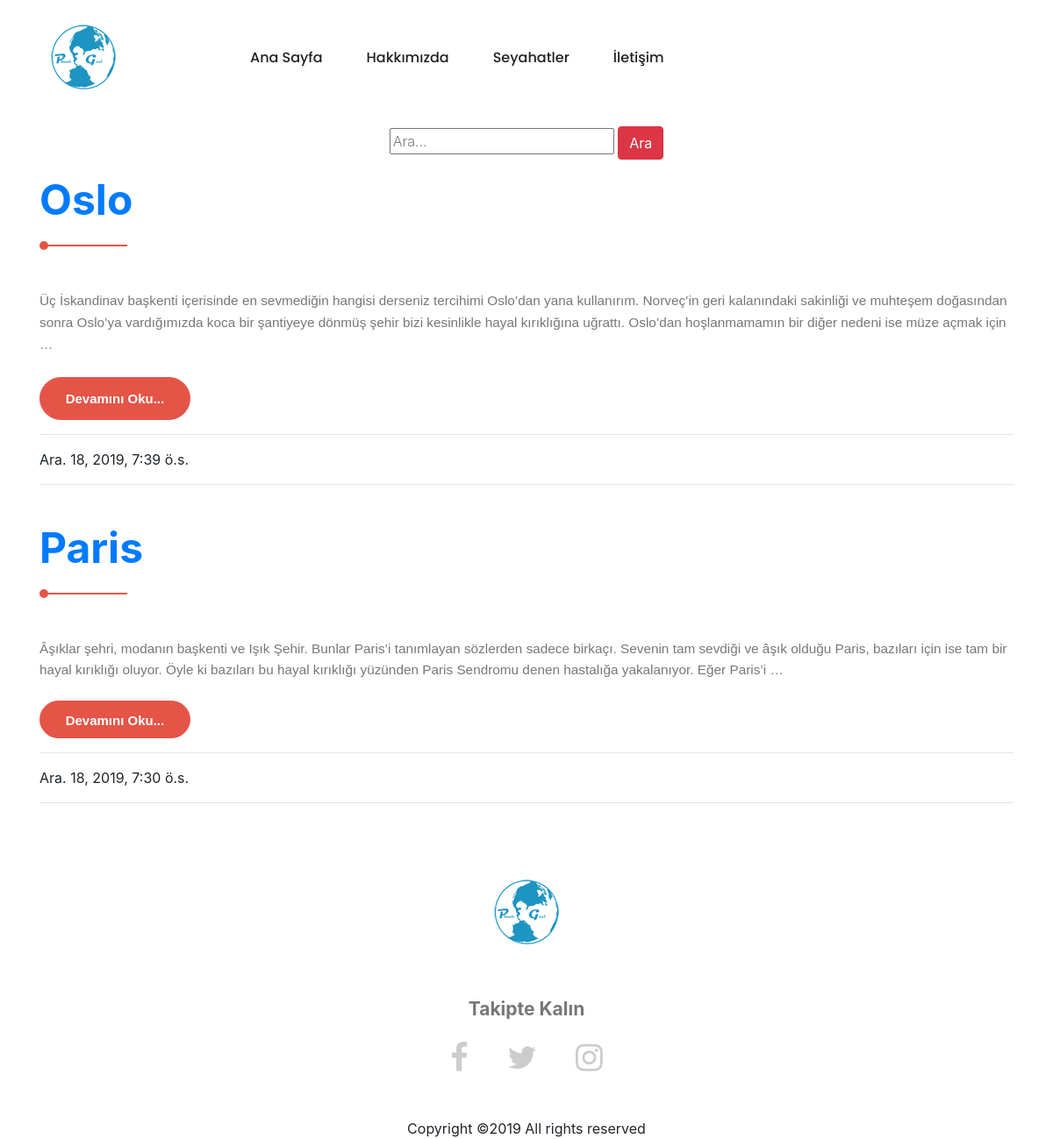
Screenshot of /Seyahat/ with the database file from the repository.
### Seyahat/models.py (models this page shows, shortened)
class Seyahat(models.Model):
    yazar = models.ForeignKey("auth.User",on_delete = models.CASCADE, verbose_name = "Yazar")
    title = models.CharField(max_length=50,verbose_name="Başlık")
    content = RichTextField(verbose_name="İçerik")
    created_date = models.DateTimeField(auto_now_add=True,verbose_name="Oluşturulma Tarihi")
    seyahat_image = models.FileField(blank=True,null=True,verbose_name="Fotoğraf Ekleyin")
    class Meta:
        ordering = ['-created_date']

### Seyahat/views.py (the view)
# urls.py: path('',views.seyahat,name="seyahat"),
def seyahat(request):
    keyword = request.GET.get("keyword")
    if keyword:
        seyahat = Seyahat.objects.filter(title__contains = keyword)
        return render(request,"seyahat.html",{"seyahat":seyahat})
    seyahat = Seyahat.objects.all()
    return render(request,"seyahat.html",{"seyahat":seyahat})

### templates/seyahat.html (shortened to what this page needs)
{% extends "layout.html" %}
{% block body %}
<div class="container">
    <div class="row justify-content-center">
        <div class="col-lg-16">
            <form>
                <input type="text" name = "keyword" class="input-sm" maxlength="64" placeholder="Ara...">
              <button type="submit" class="btn btn-danger">Ara</button>
            </form>
        </div>
    </div>
</div>
<br>
{% if seyahat %}
{% for Seyahat in seyahat  %}
<section class="about-area section-gap">
  <div class="container">
      <div class="row justify-content-center">
          <div class="col-lg-12">
              <div class="section-title">
                <a href="{% url 'seyahat:detail' Seyahat.id %}"><h2>{{Seyahat.title}}</h2>
                </div></a>
              <div class="mb-50 wow fadeIn" data-wow-duration=".8s">
                  {{Seyahat.content|safe|truncatewords:50}}
                  <br><br>
                  <a href="{% url 'seyahat:detail' Seyahat.id %}" class="primary-btn" data-text="Devamını Oku...">
                </a>
                  <hr>
                  <p>{{Seyahat.created_date}}</p>
                  <hr>
              </div>
          </div>
      </div>
  </div>
</section>
{% endfor %}
{% endif %}
{% endblock body %}

### rows the page displays
Seyahat: title "Oslo", content "Üç İskandinav başkenti içerisinde en sevmediğin hangisi derseniz tercihimi Oslo’dan yana kullanırım. Norveç’in geri kalanındaki sakinliği ve muhteşem doğasından sonra Oslo’ya vardığımızda koca bir şantiyeye dönmüş şehir bizi kesinlikle hayal kırıklığına uğrattı. Oslo’dan hoşlanmamamın bir diğer nedeni ise müze açmak için …", created_date "Ara. 18, 2019, 7:39 ö.s."
Seyahat: title "Paris", content "Âşıklar şehri, modanın başkenti ve Işık Şehir. Bunlar Paris’i tanımlayan sözlerden sadece birkaçı. Sevenin tam sevdiği ve âşık olduğu Paris, bazıları için ise tam bir hayal kırıklığı oluyor. Öyle ki bazıları bu hayal kırıklığı yüzünden Paris Sendromu denen hastalığa yakalanıyor. Eğer Paris’i …", created_date "Ara. 18, 2019, 7:30 ö.s."
